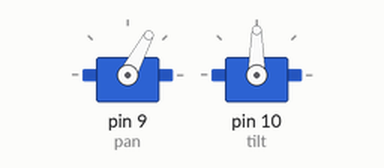
Simulated run of this sketch. Board: Arduino Uno, built with avr-gcc and run on an emulated ATmega328P. On the bench: 2 × servo.

Above: at 1.05 s.
At 1.8 s:
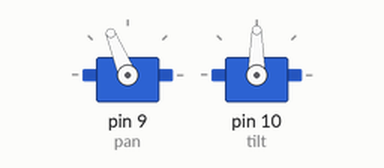
At 2.6 s:
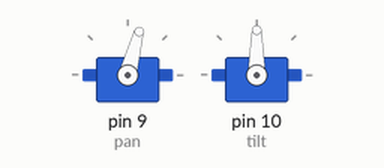
At 4.65 s:
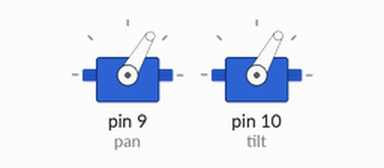
Timing chart, 0 to 9.5 s (numbered marks = the images above):
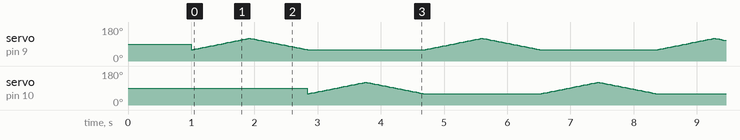

The sketch:

servo_sweep.ino
```cpp
// servo_sweep.ino
// Step 1 on the Arduino: slowly sweep each servo to prove the wiring works.
// Pan servo (bottom) signal wire -> pin 9. Tilt servo (top) signal wire -> pin 10.

#include <Servo.h>

Servo pan;
Servo tilt;

void setup() {
  pan.attach(9);
  tilt.attach(10);
  pan.write(90);    // 90 degrees = centered
  tilt.write(90);
  delay(1000);
}

void loop() {
  // Sweep the pan servo from 60 to 120 degrees and back (small range to be safe)
  for (int a = 60; a <= 120; a++) { pan.write(a); delay(15); }
  for (int a = 120; a >= 60; a--) { pan.write(a); delay(15); }

  // Sweep the tilt servo the same way
  for (int a = 60; a <= 120; a++) { tilt.write(a); delay(15); }
  for (int a = 120; a >= 60; a--) { tilt.write(a); delay(15); }
}
```
